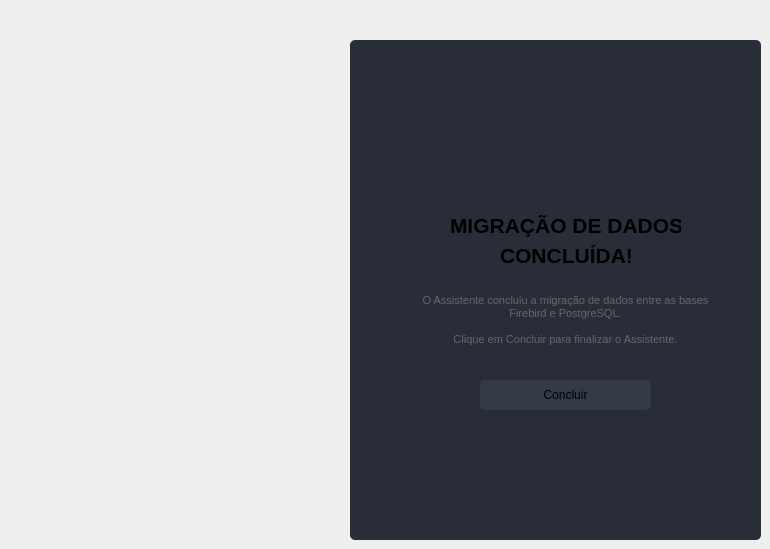
                  <widget class="QWidget" name="conclusao">
                   <widget class="QFrame" name="frame_div_content_8">
                    <property name="geometry">
                     <rect>
                      <x>350</x>
                      <y>40</y>
                      <width>411</width>
                      <height>500</height>
                     </rect>
                    </property>
                    <property name="minimumSize">
                     <size>
                      <width>0</width>
                      <height>500</height>
                     </size>
                    </property>
                    <property name="maximumSize">
                     <size>
                      <width>16777215</width>
                      <height>110</height>
                     </size>
                    </property>
                    <property name="styleSheet">
                     <string notr="true">background-color: rgb(41, 45, 56);
border-radius: 5px;
</string>
                    </property>
                    <property name="frameShape">
                     <enum>QFrame::NoFrame</enum>
                    </property>
                    <property name="frameShadow">
                     <enum>QFrame::Raised</enum>
                    </property>
                    <widget class="QLabel" name="label_9">
                     <property name="geometry">
                      <rect>
                       <x>90</x>
                       <y>70</y>
                       <width>231</width>
                       <height>61</height>
                      </rect>
                     </property>
                     <property name="font">
                      <font>
                       <family>Segoe UI</family>
                       <pointsize>40</pointsize>
                      </font>
                     </property>
                     <property name="styleSheet">
                      <string notr="true"/>
                     </property>
                     <property name="text">
                      <string/>
                     </property>
                     <property name="pixmap">
                      <pixmap>logo.png</pixmap>
                     </property>
                     <property name="scaledContents">
                      <bool>true</bool>
                     </property>
                     <property name="alignment">
                      <set>Qt::AlignCenter</set>
                     </property>
                    </widget>
                    <widget class="QPushButton" name="btn_concluir">
                     <property name="geometry">
                      <rect>
                       <x>130</x>
                       <y>340</y>
                       <width>171</width>
                       <height>30</height>
                      </rect>
                     </property>
                     <property name="minimumSize">
                      <size>
                       <width>150</width>
                       <height>30</height>
                      </size>
                     </property>
                     <property name="font">
                      <font>
                       <family>Segoe UI</family>
                       <pointsize>9</pointsize>
                      </font>
                     </property>
                     <property name="styleSheet">
                      <string notr="true">QPushButton {
	border: 2px solid rgb(52, 59, 72);
	border-radius: 5px;	
	background-color: rgb(52, 59, 72);
}
QPushButton:hover {
	background-color: rgb(57, 65, 80);
	border: 2px solid rgb(61, 70, 86);
}
QPushButton:pressed {	
	background-color: rgb(35, 40, 49);
	border: 2px solid rgb(43, 50, 61);
}</string>
                     </property>
                     <property name="text">
                      <string>Concluir</string>
                     </property>
                     <property name="icon">
                      <iconset>
                       <normaloff>:/16x16/icons/16x16/cil-check-circle.png</normaloff>:/16x16/icons/16x16/cil-check-circle.png</iconset>
                     </property>
                    </widget>
                    <widget class="QLabel" name="labelBoxBlenderInstalation_17">
                     <property name="geometry">
                      <rect>
                       <x>100</x>
                       <y>170</y>
                       <width>231</width>
                       <height>31</height>
                      </rect>
                     </property>
                     <property name="font">
                      <font>
                       <family>Segoe UI</family>
                       <pointsize>16</pointsize>
                       <weight>75</weight>
                       <bold>true</bold>
                      </font>
                     </property>
                     <property name="styleSheet">
                      <string notr="true"/>
                     </property>
                     <property name="text">
                      <string>MIGRAÇÃO DE DADOS</string>
                     </property>
                    </widget>
                    <widget class="QTextBrowser" name="textBrowser_9">
                     <property name="geometry">
                      <rect>
                       <x>65</x>
                       <y>250</y>
                       <width>301</width>
                       <height>81</height>
                      </rect>
                     </property>
                     <property name="styleSheet">
                      <string notr="true">color: rgb(98, 103, 111);</string>
                     </property>
                     <property name="html">
                      <string>&lt;!DOCTYPE HTML PUBLIC &quot;-//W3C//DTD HTML 4.0//EN&quot; &quot;http://www.w3.org/TR/REC-html40/strict.dtd&quot;&gt;
&lt;html&gt;&lt;head&gt;&lt;meta name=&quot;qrichtext&quot; content=&quot;1&quot; /&gt;&lt;style type=&quot;text/css&quot;&gt;
p, li { white-space: pre-wrap; }
&lt;/style&gt;&lt;/head&gt;&lt;body style=&quot; font-family:'MS Shell Dlg 2'; font-size:8.25pt; font-weight:400; font-style:normal;&quot;&gt;
&lt;p align=&quot;center&quot; style=&quot; margin-top:0px; margin-bottom:0px; margin-left:0px; margin-right:0px; -qt-block-indent:0; text-indent:0px;&quot;&gt;O Assistente concluiu a migração de dados entre as bases Firebird e PostgreSQL.&lt;/p&gt;
&lt;p align=&quot;center&quot; style=&quot;-qt-paragraph-type:empty; margin-top:0px; margin-bottom:0px; margin-left:0px; margin-right:0px; -qt-block-indent:0; text-indent:0px;&quot;&gt;&lt;br /&gt;&lt;/p&gt;
&lt;p align=&quot;center&quot; style=&quot; margin-top:0px; margin-bottom:0px; margin-left:0px; margin-right:0px; -qt-block-indent:0; text-indent:0px;&quot;&gt;Clique em Concluir para finalizar o Assistente.&lt;/p&gt;&lt;/body&gt;&lt;/html&gt;</string>
                     </property>
                    </widget>
                    <widget class="QLabel" name="labelBoxBlenderInstalation_18">
                     <property name="geometry">
                      <rect>
                       <x>150</x>
                       <y>200</y>
                       <width>131</width>
                       <height>31</height>
                      </rect>
                     </property>
                     <property name="font">
                      <font>
                       <family>Segoe UI</family>
                       <pointsize>16</pointsize>
                       <weight>75</weight>
                       <bold>true</bold>
                      </font>
                     </property>
                     <property name="styleSheet">
                      <string notr="true"/>
                     </property>
                     <property name="text">
                      <string>CONCLUÍDA!</string>
                     </property>
                    </widget>
                   </widget>
                  </widget>
